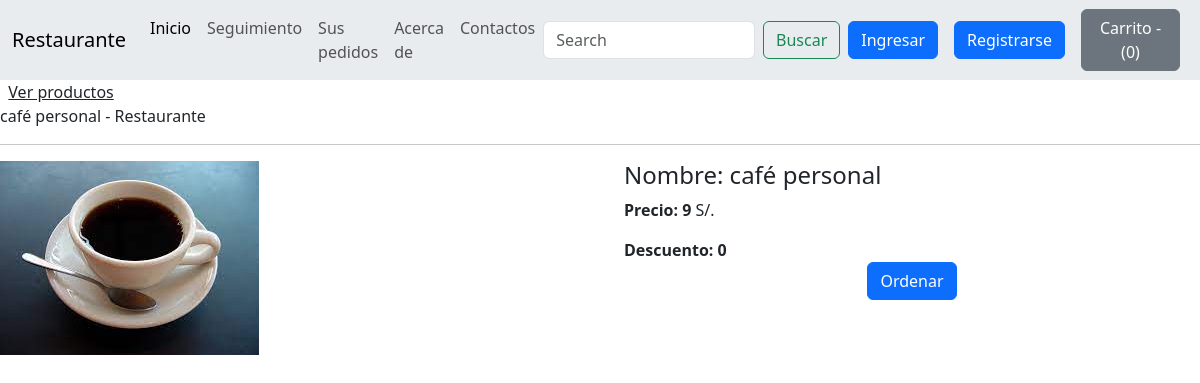
/tienda/verProducto/6, run on the app's committed database.
### tienda/models.py (models this page shows, shortened)
class Producto(models.Model):
    id = models.AutoField
    p_nombre = models.CharField(max_length=50)
    categoria = models.CharField(max_length=50, default="")
    subcategoria = models.CharField(max_length=50, default="")
    precio = models.IntegerField(default=0)
    descuento = models.CharField(max_length=200)
    publicacion = models.DateField()
    imagen = models.ImageField(upload_to="", default="")

### tienda/views.py (the view)
# urls.py: path('verProducto/<int:myid>', views.verProducto, name='verProducto'),
def verProducto(re, myid):
    pr = Producto.objects.filter(id=myid)
    return render(re, 'tienda/verP.html', {'producto': pr[0]})

### tienda/templates/tienda/verP.html (shortened to what this page needs)
{% extends 'tienda/basico.html' %}
{% block body %}
<div classs="container">&nbsp;
    <a href="/tienda" class="active text-dark">
        <span>Ver productos</span>
    </a>
</div>
{% block title %} {{producto.p_nombre}} - Restaurante {% endblock  %}
<hr>
<div class="mb-5" id="co">
    <div class="row g-5">
        <div class="col-md-6">
            <img src="/images/{{producto.imagen}}" >
        </div>
        <div class="col-md-6">
            <h4>Nombre: {{producto.p_nombre}}</h4>
            <p><b>Precio: {{producto.precio}}</b> S/.</p>
            <b>Descuento: {{producto.descuento}}</b>
            <div class="row">
                <center>
                <a class="btn btn-primary" href='/tienda/buscar/?buscar={{producto.p_nombre}}'>Ordenar</a>
                </center>
            </div>
        </div>
    </div>
</div>
{% endblock  %}

### data on the page
Producto: p_nombre "café personal", imagen (picture), precio "9", descuento "0"
